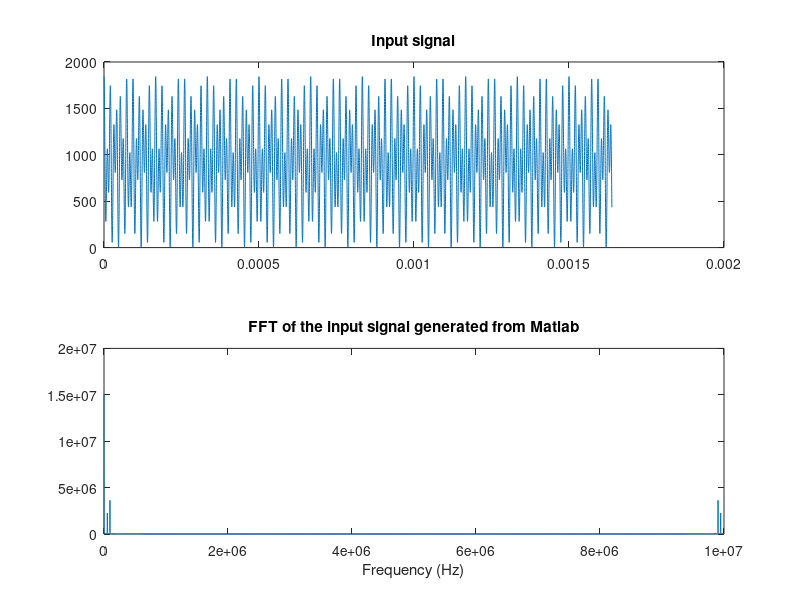

MATLAB code for this plot:
% This code produces the test input vectors to the FFT module

fs = 10 * 10^6; %10MHz Sampling Rate
N = 2048 * 8; %Sampling Size
n = 0:N-1;
T = 1/fs; 
t = n*T; 
Frequency1 = 54 * 10^3; %54kHZ
Frequency2 = 96 * 10^3; %96kHZ

%x is a sinusoidal signal
x = round((4095/10 * cos(2 * pi * Frequency1 * t) + 4095/10) + (4095/8 * cos(2 * pi * Frequency2 * t) + 4095/8));
subplot(2,1,1);
plot(t,x)
title('Input signal');

%Writing the input vector to a file
file = fopen('FFT_Input_54k_96k.txt','w');

%FFT module takes in 12bit binary values
binary_x = dec2bin(x,12);


for i = 1:length(x)
    fprintf(file, '%s\n', binary_x(i,:));
end

fclose(file);

%plotting the corresponding frequency spectrum
subplot(2,1,2);
X_mag = abs(fft(x));
plot(n * fs / N, X_mag);
title('FFT of the input signal generated from Matlab');
xlabel('Frequency (Hz)');




